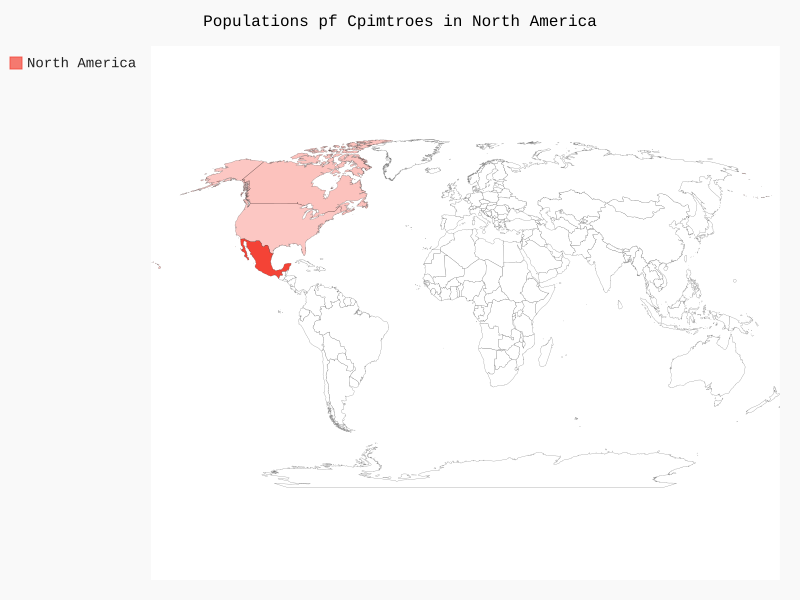

The script that drew this image:
from pygal.maps.world import World

wm = World()
wm.force_uri_protocol = 'http'
wm.title = 'Populations pf Cpimtroes in North America'
wm.add('North America', {'ca': 34126000, 'us': 30934900, 'mx': 113423000})
wm.render_to_file('na_populations.svg')
